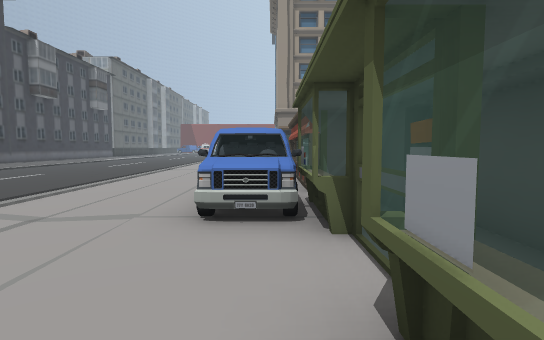
[1] (above)

19 first-person views from a walk through a scene from a Unity 3-D project. The camera is 1.5 m above the floor, tilts 4° down and sees 80° across. The floor is counted in squares, 2 m on a side. Each view is taken from the middle of a square. On the plan, view 1 faces up. The plan holds only what a view shows up to about 11 squares ahead; the rest is blank. The place goes on beyond the plan. The player character is not drawn. Some animated figures are not drawn.

[2]
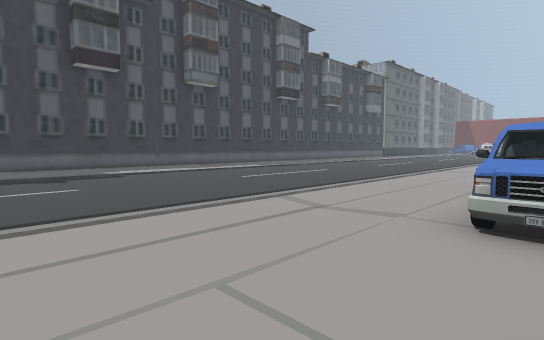

[3]
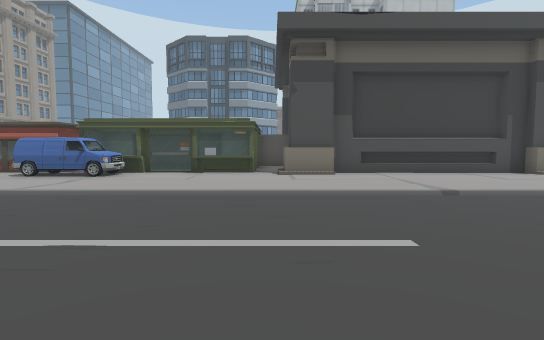

[4]
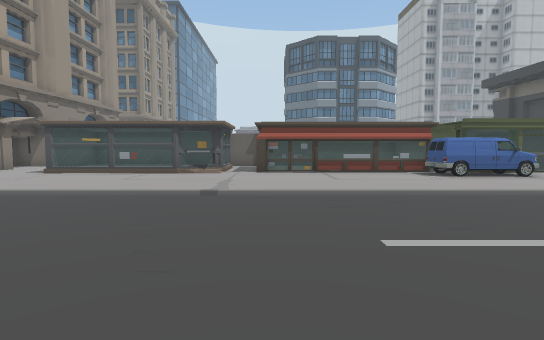

[5]
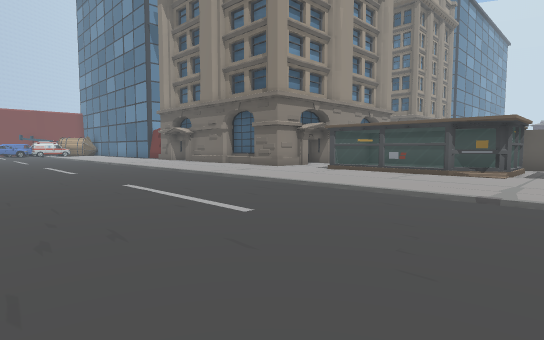

[6]
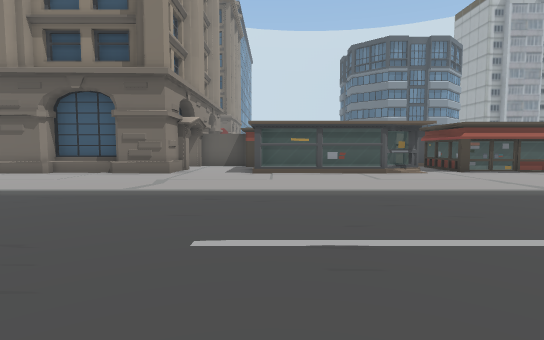

[7]
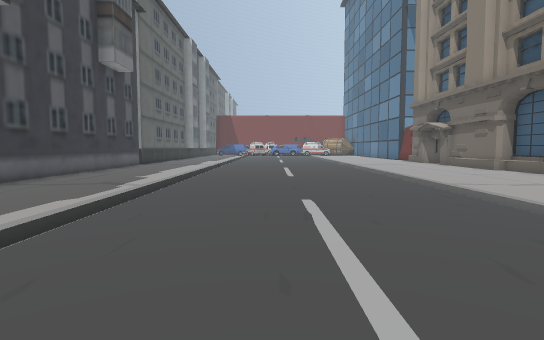

[8]
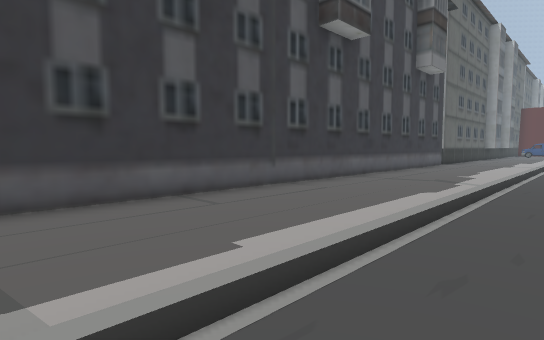

[9]
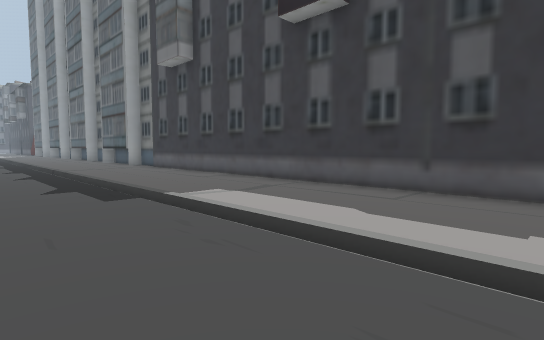

[10]
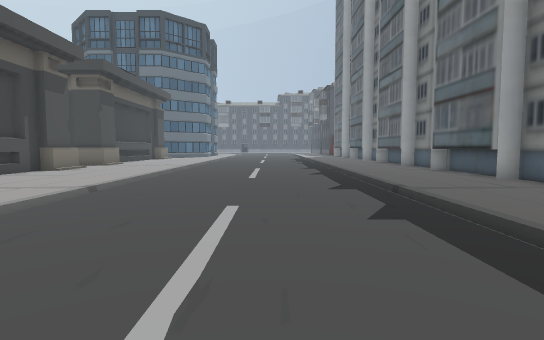

[11]
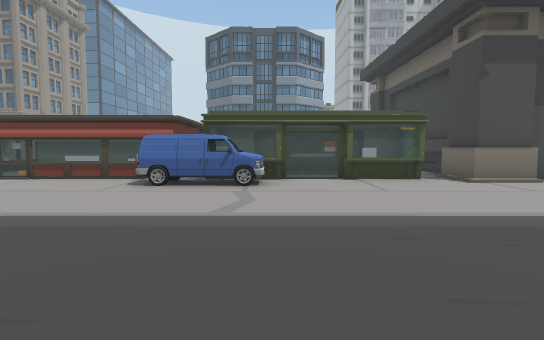

[12]
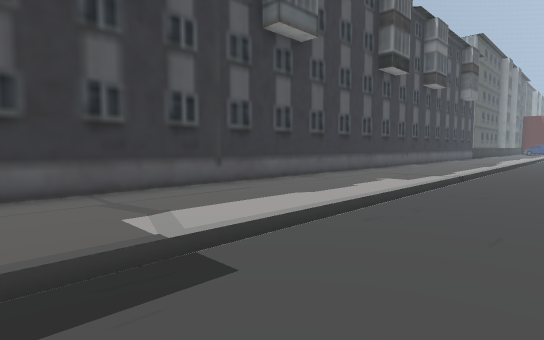

[13]
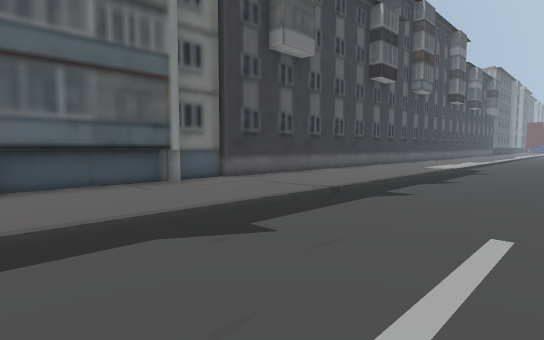

[14]
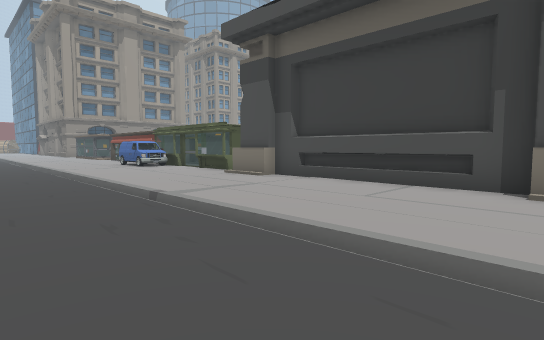

[15]
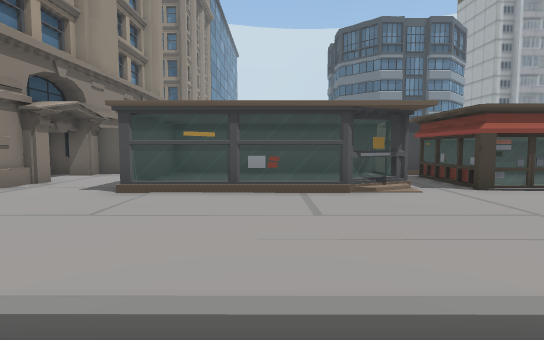

[16]
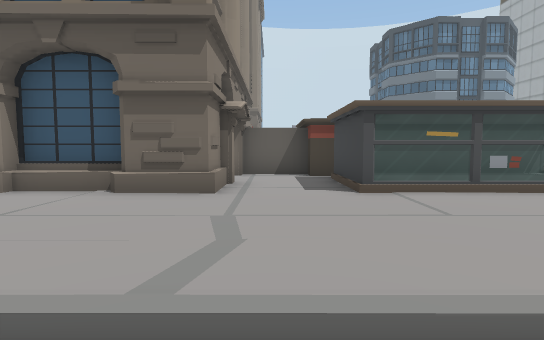

[17]
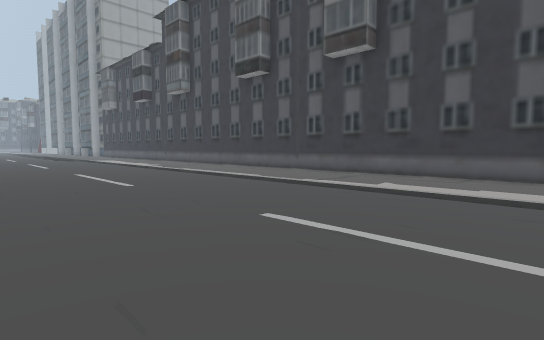

[18]
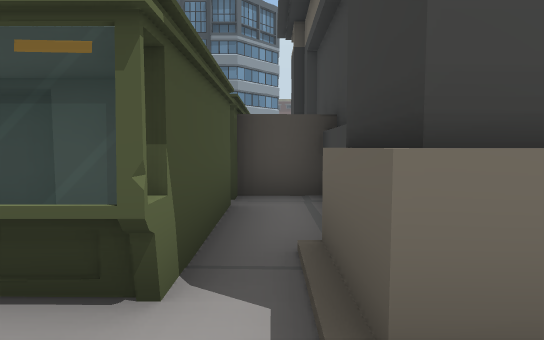

[19]
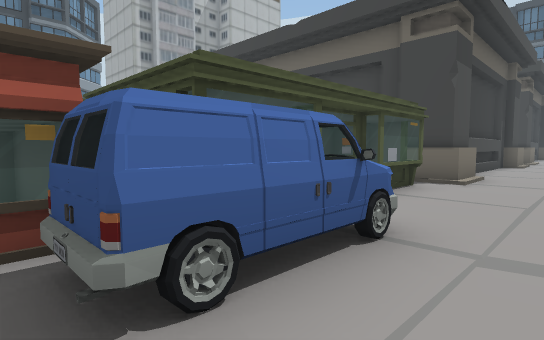

### Floor plan
Key: @ floor where view 1 was taken; # wall or solid block; . main floor; : floor 0.25 m higher than the main floor; / step, stairs or slope; = window, fence, low wall or low ledge; A van.
Columns run from 13 left of view 1 to 4 right of it. Each row starts with its distance up from view 1.
 23 #.../..../....#
 22 #.../..../....#
 21 #.../..../....#
 20 #.../..../....#  #
 19 #.../..../....##.#
 18 #.../..../.......#
 17 #.../..../.......#
 16 #.../..../....=###
 15 #.../..../....=:#
 14 #.../..../....=:#
 13 #.../..../....=:#
 12 #.../..../....==##
 11 #.../..../.......#
 10 #.../..../....===#
  9 #.../..../....=:##
  8 #.../..../....=:#
  7 #.../..../....= #
  6 #.../..../....= #
  5 #.../..../...A###
  4 #.../..../..AA##
  3 #.../..../...A##
  2 #.../..../....=#
  1 #.../..../....=#
  0 #.../..../...@=###
 -1 #.../..../.......#
 -2 #.../..../...#####
 -3 #.../..../....#
 -4 #.../..../....#
 -5 #.../..../....#
 -6 #.../..../....#
 -7 #.../..../....#
 -8 #.../..../....#
 -9 #.../..../...##

Positions as (right, up) in squares from view 1, and headings:
1: (0, 0), facing up
2: (0, 0), facing up-left
3: (-9, -1), facing right
4: (-9, 10), facing right
5: (-9, 10), facing up-right
6: (-9, 16), facing right
7: (-7, 12), facing up
8: (-8, 11), facing up-left
9: (-7, 8), facing down-left
10: (-7, 2), facing down
11: (-7, 3), facing right
12: (-7, 2), facing up-left
13: (-6, -9), facing up-left
14: (-6, -9), facing up-right
15: (-5, 14), facing right
16: (-5, 18), facing right
17: (-4, 23), facing down-left
18: (-1, -1), facing right
19: (-2, 6), facing down-right
